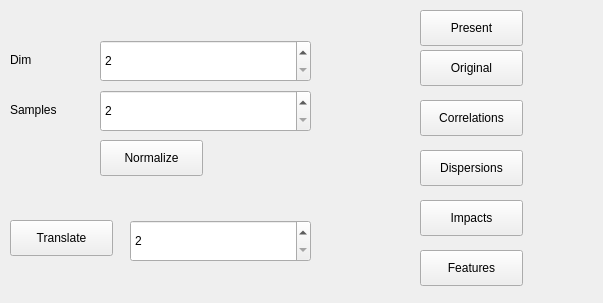
<?xml version="1.0" encoding="UTF-8"?>
<ui version="4.0">
 <class>MainWindow</class>
 <widget class="QMainWindow" name="MainWindow">
  <property name="geometry">
   <rect>
    <x>0</x>
    <y>0</y>
    <width>603</width>
    <height>303</height>
   </rect>
  </property>
  <property name="windowTitle">
   <string>MainWindow</string>
  </property>
  <widget class="QWidget" name="centralwidget">
   <widget class="QSpinBox" name="spinBoxDim">
    <property name="geometry">
     <rect>
      <x>100</x>
      <y>40</y>
      <width>211</width>
      <height>42</height>
     </rect>
    </property>
    <property name="minimum">
     <number>2</number>
    </property>
    <property name="value">
     <number>2</number>
    </property>
   </widget>
   <widget class="QSpinBox" name="spinBoxSamples">
    <property name="geometry">
     <rect>
      <x>100</x>
      <y>90</y>
      <width>211</width>
      <height>42</height>
     </rect>
    </property>
    <property name="minimum">
     <number>2</number>
    </property>
   </widget>
   <widget class="QLabel" name="label">
    <property name="geometry">
     <rect>
      <x>10</x>
      <y>50</y>
      <width>66</width>
      <height>19</height>
     </rect>
    </property>
    <property name="text">
     <string>Dim</string>
    </property>
   </widget>
   <widget class="QLabel" name="label_2">
    <property name="geometry">
     <rect>
      <x>10</x>
      <y>100</y>
      <width>66</width>
      <height>19</height>
     </rect>
    </property>
    <property name="text">
     <string>Samples</string>
    </property>
   </widget>
   <widget class="QPushButton" name="pushButtonCorrelations">
    <property name="geometry">
     <rect>
      <x>420</x>
      <y>100</y>
      <width>103</width>
      <height>36</height>
     </rect>
    </property>
    <property name="text">
     <string>Correlations</string>
    </property>
   </widget>
   <widget class="QPushButton" name="pushButtonImpacts">
    <property name="geometry">
     <rect>
      <x>420</x>
      <y>200</y>
      <width>103</width>
      <height>36</height>
     </rect>
    </property>
    <property name="text">
     <string>Impacts</string>
    </property>
   </widget>
   <widget class="QPushButton" name="pushButtonDispersions">
    <property name="geometry">
     <rect>
      <x>420</x>
      <y>150</y>
      <width>103</width>
      <height>36</height>
     </rect>
    </property>
    <property name="text">
     <string>Dispersions</string>
    </property>
   </widget>
   <widget class="QPushButton" name="pushButtonTranslate">
    <property name="geometry">
     <rect>
      <x>10</x>
      <y>220</y>
      <width>103</width>
      <height>36</height>
     </rect>
    </property>
    <property name="text">
     <string>Translate</string>
    </property>
   </widget>
   <widget class="QSpinBox" name="spinBoxTranslate">
    <property name="geometry">
     <rect>
      <x>130</x>
      <y>220</y>
      <width>181</width>
      <height>42</height>
     </rect>
    </property>
    <property name="minimum">
     <number>2</number>
    </property>
   </widget>
   <widget class="QPushButton" name="pushButtonFeatures">
    <property name="geometry">
     <rect>
      <x>420</x>
      <y>250</y>
      <width>103</width>
      <height>36</height>
     </rect>
    </property>
    <property name="text">
     <string>Features</string>
    </property>
   </widget>
   <widget class="QPushButton" name="pushButtonNorm">
    <property name="geometry">
     <rect>
      <x>100</x>
      <y>140</y>
      <width>103</width>
      <height>36</height>
     </rect>
    </property>
    <property name="text">
     <string>Normalize</string>
    </property>
   </widget>
   <widget class="QPushButton" name="pushButtonOriginal">
    <property name="geometry">
     <rect>
      <x>420</x>
      <y>50</y>
      <width>103</width>
      <height>36</height>
     </rect>
    </property>
    <property name="text">
     <string>Original</string>
    </property>
   </widget>
   <widget class="QPushButton" name="pushButtonPresent">
    <property name="geometry">
     <rect>
      <x>420</x>
      <y>10</y>
      <width>103</width>
      <height>36</height>
     </rect>
    </property>
    <property name="text">
     <string>Present</string>
    </property>
   </widget>
  </widget>
 </widget>
 <resources/>
 <connections/>
</ui>
